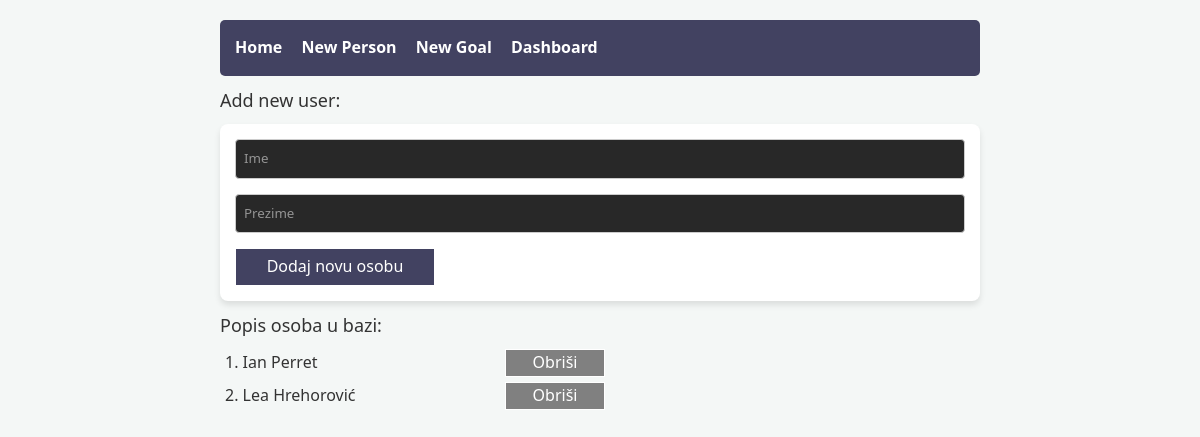
The app's page /form, older data.
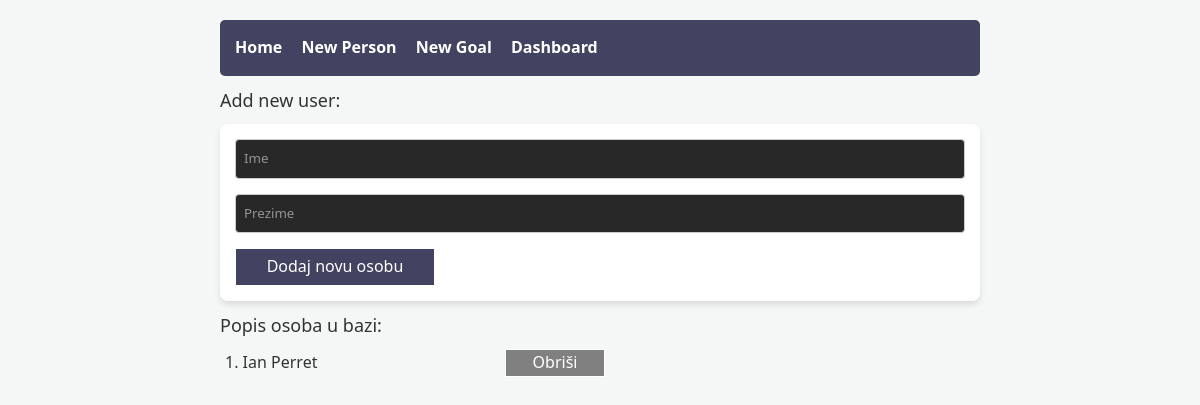
The same page, newer data.
### app/models_db.py (models this page shows, shortened)
class Person(db.Model):
    id = db.Column(db.Integer, primary_key=True)
    name = db.Column(db.String(50), nullable=False)
    surname = db.Column(db.String(50), nullable=False)

### app/routes.py (the view, shortened to what this page needs)
@main.route('/form', methods=['GET', 'POST'])
def index():
    all_persons = Person.query.all()
    return render_template('form.html', persons=all_persons)

### app/templates/form.html (shortened to what this page needs)
{% extends 'base.html' %}
{% block content %}
    <h1 style="margin: 10px 0px 10px 0px;">Add new user: </h1>
    <form action="/form" method="POST">
        <div>
            <input type="text" name="name" placeholder="Ime" autocomplete="off" required>
            <input type="text" name="surname" placeholder="Prezime" autocomplete="off" required>
        </div>
        <div>
            <button type="submit" class="add_user_btn">Dodaj novu osobu</button>
        </div>
    </form>
    <h1>Popis osoba u bazi:</h1>
    <ul>
        {% for person in persons %}
            <li>
                <div class="list-each-person-box"><p style="margin: 0;">{{ person.id }}. {{ person.name }} {{ person.surname }}</p>
                <form class="btn-delete-form" action="{{ url_for('main.delete_person', person_id=person.id) }}" method="POST">
                    <button type="submit" class="btn-delete" onclick="return confirm('Jeste li sigurni da želite obrisati ovu osobu?')">
                        Obriši
                    </button>
                </form>
                </div>
            </li>
        {% else %}
            <li style="color: red;">Nema unesenih osoba.</li>
        {% endfor %}
    </ul>
{% endblock %}

### app/templates/base.html (shortened to what this page needs)
<!DOCTYPE html>
<html lang="en">
<head>
    <script src="https://unpkg.com/@tailwindcss/browser@4"></script>
</head>
<body>
    <header>
        <nav>
            <a href="/">Home</a>
            <a href="/form">New Person</a>
            <a href="/goals">New Goal</a>
            <a href="/dashboard">Dashboard</a>
        </nav>
    </header>
    <main>
        {%block content %} {% endblock %}
    </main>
</body>
<link rel="stylesheet"
      href="{{ url_for('static', filename='style.css') }}">
</html>

### app/static/style.css (style rules this page uses)
nav { background: #424261; padding: 15px; border-radius: 5px; }
nav a { color: #fff; text-decoration: none; font-weight: bold; margin-right: 15px; }
h1 { margin: 10px 0px; font-size: large; font-style: normal; }
.list-each-person-box { display: flex; justify-content: space-between; align-items: center; width: 50%; margin: 5px; }
.btn-delete-form { all: unset; }
.btn-delete { margin: 0 !important; padding: 0px; width: 100px; background-color: grey; border: white solid 1px; display: inline; color: white; }
input[type="text"], input[type="email"] { font-size: smaller; background: rgb(40, 40, 40); color: #fff; width: 100%; padding: 8px; margin-bottom: 15px; border: 1px solid #ccc; border-radius: 4px; box-sizing: border-box; }
.add_user_btn { padding: 5px 0px; width: 200px; background: #424261; color: white; border: white solid 1px; border-radius: 0px; cursor: pointer; font-size: 16px; }
li { list-style-type: none; }

Row changes from the older to the newer data that the page shows:
removed Person: id "2", name "Lea", surname "Hrehorović"
